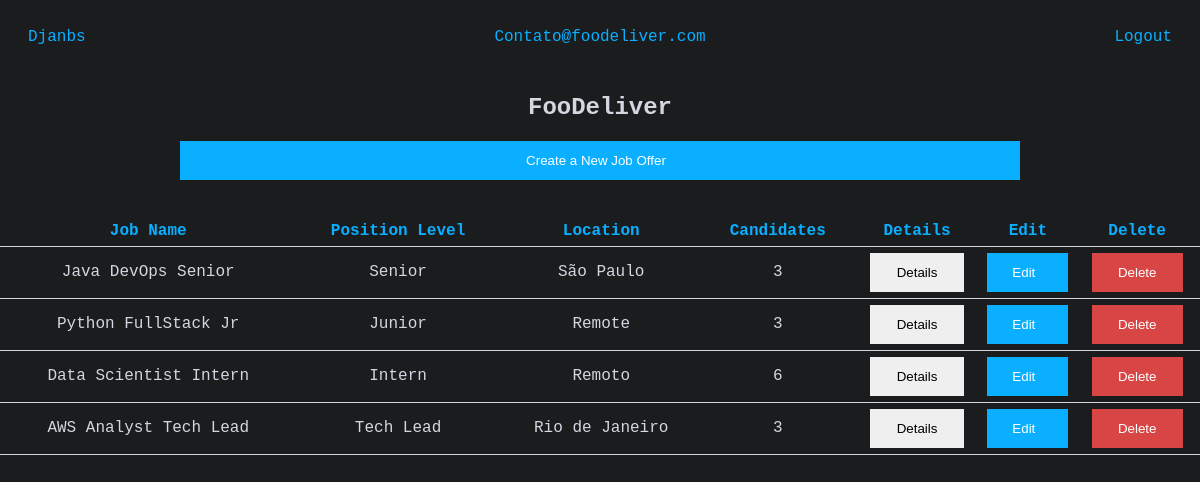
Page / (signed in) on the committed database.
### jobs/models.py (models this page shows, shortened)
class User(AbstractUser):
    username = models.CharField(max_length=50, blank=True, null=True, unique=True)
    email = models.EmailField(_('email address'), unique=True)
    USERNAME_FIELD = 'email'
    REQUIRED_FIELDS = ['username', 'password']
    is_company = models.BooleanField(default=False)
    is_candidate = models.BooleanField(default=False)
    def __str__(self):
        return self.email

class Company(models.Model):
    user = models.OneToOneField(User, null=True, on_delete=models.CASCADE)
    name = models.CharField(max_length=50, null=True)
    email = models.EmailField(null=True)
    site = models.URLField(null=True)

class JobOffer(models.Model):
    name = models.CharField(max_length=125)
    location = models.CharField(max_length=50)
    description = models.TextField(null=True)
    company = models.ForeignKey(Company, on_delete=models.CASCADE, null=True)
    payment_range = models.IntegerField(choices=PaymentRange.choices)
    education_req = models.IntegerField(choices=EducationRequirement.choices)
    position_level = models.IntegerField(choices=PositionLevel.choices)
    date_created = models.DateTimeField(auto_now_add=True, null=True)

### jobs/views/views.py (the view)
# urls.py: 2. Add a URL to urlpatterns:  path('', views.home, name='home')
def home(request):
    if not request.user.is_authenticated:
        return redirect('login')
    else:
        if request.user.is_candidate:
            job_offers = JobOffer.objects.all() # type: ignore
            context = { 'job_offers': job_offers, }
            return render(request, 'jobs/index.html', context)
        else:
            company = Company.objects.get(pk=request.user.company.id) # type: ignore
            company_offers = JobOffer.objects.filter(company=company) # type: ignore
            job_candidated = [
                JobCandidated.objects.filter( # type: ignore
                job_offer=offer).values('candidate').distinct().count()
                for offer in company_offers ]
            context = {
                'company_offers_cand': zip(company_offers,job_candidated),
                }
            return render(request, 'jobs/company.html', context)

### jobs/templates/jobs/company.html
{% extends "jobs/base.html" %}
{% block content %}
<center><h2> {{ request.user.company.name }} </h2></center>
<td><a href="{% url 'create-offer' request.user.company.id %}"><button class="button">Create a New Job Offer</button></a></td>
<br> <br>
<table>
<tr class="blue">
    <th>Job Name</th>
    <th>Position Level</th>
    <th>Location</th>
    <th>Candidates</th>
    <th>Details</th>
    <th>Edit</th>
    <th>Delete</th>
</tr>
{% for offer, num_of_cand in company_offers_cand %}
<tr class="row-hover">
    <td>{{ offer.name }}</td>
    {% if offer.position_level == 1 %}
        <td>Intern</td>
    {% elif offer.position_level == 2 %}
        <td>Junior</td>
    {% elif offer.position_level == 3 %}
        <td>Pleno</td>
    {% elif offer.position_level == 4 %}
        <td>Senior</td>
    {% elif offer.position_level == 5 %}
        <td>Tech Lead</td>
    {% endif %}
    <td>{{ offer.location }}</td>
    <td>{{ num_of_cand }}</td>
    <td><a href="{% url 'details-offer' offer.id %}"><button class="w-button" style="width:80%;border:none">Details</button></a></td>
    <td><a href="{% url 'edit-offer' offer.id %}"><button class="button" style="width:100%">Edit</button></a></td>
    <td><a href="{% url 'delete-offer' offer.id %}"><button class="delete-button" style="width:80%">Delete</button></a></td>
</tr>
{% endfor %}
</table>
{% endblock content %}

### jobs/templates/jobs/base.html (shortened to what this page needs)
<!DOCTYPE html>
{% load static %}
<html>
	<head>
        <link rel="stylesheet" type="text/css" href="{% static 'jobs/style.css' %}"/>
	</head>
	<body>
        <div class="topbar">
            <a href="{% url 'home' %}">Djanbs</a>
            {% if user.is_authenticated %}
            <a class="ralign" href="{% url 'profile' %}">{{ user|capfirst }}</a>
            <a class="ralign logoutred" href="{% url 'logout' %}">Logout</a>
            {% endif %}
        </div>
        {% block content %}
        {% endblock content %}
	</body>
</html>

### jobs/static/jobs/style.css (style rules this page uses)
:root { --light: #d2d7e0; --dark: #1A1C1E; --darker: #141517; --blue: #0aafff; --red: #D74545; --darkred: #9C1A1A; }
body { background-color: var(--dark); color: var(--light); max-width: 1200px; margin: auto; font-family: monospace; font-size: 16px; }
table { width: 100%; border-collapse: collapse; margin: auto; }
th, td { border-bottom: 0.05em solid var(--light); padding: 6px; text-align: center; }
a { text-decoration: none; }
.topbar, .topbar a { padding: 14px; color: var(--blue); clear: both; display: flex; justify-content: right; }
.ralign { margin-right: 0px; margin-left: auto; }
input, button, select, textarea, .cancel-button { width: 50%; padding: 12px 20px; box-sizing: border-box; display: flex; justify-content: center; margin-left: auto; margin-right: auto; }
.logoutred { color: var(--red); }
.button { width: 70%; padding-left: 12px; color: white; background-color: var(--blue); border: none; }
.delete-button, .cancel-button { background-color: var(--red); color: white; border: none; }
.blue { color: var(--blue); }

### rows in the picture
User: email "Contato@foodeliver.com", user.company.name "FooDeliver"
JobOffer: name "Java DevOps Senior", position_level "Senior", location "São Paulo", num_of_cand "3"
JobOffer: name "Python FullStack Jr", position_level "Junior", location "Remote", payment_range "3"
JobOffer: name "Data Scientist Intern", position_level "Intern", location "Remoto", num_of_cand "6"
JobOffer: name "AWS Analyst Tech Lead", position_level "Tech Lead", location "Rio de Janeiro", num_of_cand "3"
